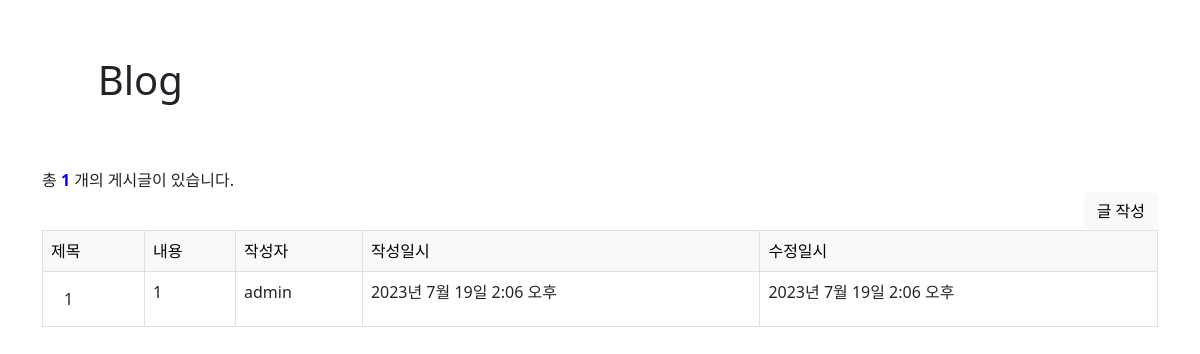
Page /blog/ on the earlier database version.
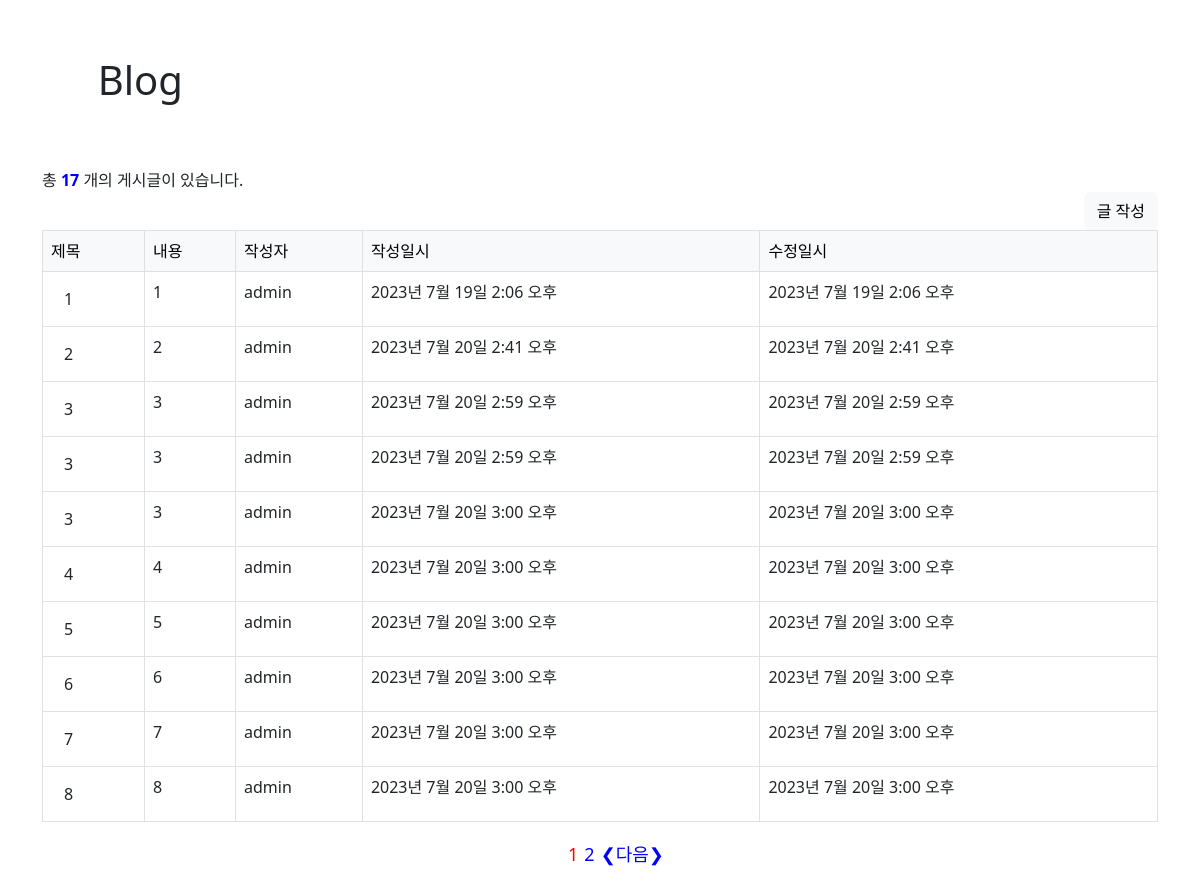
Same page on the later database version.
### blog/models.py (models this page shows)
class Post(models.Model):
    title = models.CharField(max_length=30)
    content = models.TextField()
    writer = models.ForeignKey(User, on_delete=models.CASCADE)
    created_at = models.DateTimeField(auto_now_add=True)
    updated_at = models.DateTimeField(auto_now=True)

### user/models.py (models this page shows)
class User(AbstractUser):
    username = None
    userId = models.CharField(unique=True, max_length=20) # email 값이 기본키가 된다
    name = models.CharField(max_length=50, null=True, blank=True)
    is_staff = models.BooleanField(default=False)
    is_superuser = models.BooleanField(default=False)
    is_active = models.BooleanField(default=True)
    last_login = models.DateTimeField(null=True, blank=True)
    date_joined = models.DateTimeField(auto_now_add=True)
    USERNAME_FIELD = 'userId'
    REQUIRED_FIELDS = [] # superuser 만들때 필요
    objects = UserManager()

### blog/views.py (the view)
# urls.py: path("", views.Index.as_view(), name='list'),
class Index(View):
    def get(self, request):
        post_objs = Post.objects.all()
        page = request.GET.get('page')
        paginator = Paginator(post_objs, 10)
        try:
            page_objs = paginator.page(page)
        except PageNotAnInteger:
            page = 1
            page_objs = paginator.page(page)
        except EmptyPage:
            page = paginator.num_pages
            page_objs = paginator.page(page)
        leftIndex = (int(page) - 2)
        if leftIndex < 1:
            leftIndex = 1
        rightIndex = (int(page) + 2)
        if rightIndex > paginator.num_pages:
            rightIndex = paginator.num_pages
        custom_range = range(leftIndex, rightIndex+1)
        context = {
            'posts': post_objs,
            'title': 'Blog',
            'page_objs': page_objs,
            'paginator': paginator,
            'custom_range': custom_range
        }
        return render(request, 'blog/post_list.html', context)

### blog/templates/blog/post_list.html (shortened to what this page needs)
{% extends 'base.html' %}
{% block content %}
    <form action="{% url 'blog:write' %}" method="get">
        총 <span style="color: blue; font-weight: bold;">{{posts.count}}</span> 개의 게시글이 있습니다.
        <div class="write-form">
            <input type="submit" class="btn btn-light" value="글 작성">
        </div>
    </form>
    {% if posts %}
            <table class="table table-bordered">
                <thead class="table-light">
                    <tr>
                        <td>제목</td>
                        <td>내용</td>
                        <td>작성자</td>
                        <td>작성일시</td>
                        <td>수정일시</td>
                    </tr>
                </thead>
                <tbody>
                    {% for post in page_objs %}
                    <tr>
                        <td><a href="{% url 'blog:detail' pk=post.pk %}" class="btn">{{ post.title }}</a></td>
                        <td>{{ post.content }}</td>
                        <td>{{ post.writer }}</td>
                        <td>{{ post.created_at }}</td>
                        <td>{{ post.updated_at }}</td>
                    </tr>
                    {% endfor %}
                </tbody>
            </table>
            <div style="font-size: large;">
                {% if page_objs.has_other_pages %}
                    <ul style="display:flex; justify-content: center; list-style:none;">
                        {% for page in custom_range %}
                        {% if page == page_objs.number %}
                            <li style="margin:3px;"><a style="text-decoration:none; color: red;" href="?page={{page}}">{{page}}</a></li>
                        {% else %}
                            <li style="margin:3px;"><a style="text-decoration:none; color: blue;" href="?page={{page}}">{{page}}</a></li>
                        {% endif %}
                        {% endfor %}
                        {% if page_objs.has_next %}
                            <li style="margin:3px;"><a style="text-decoration:none; color: blue;" href="?page={{page_objs.next_page_number}}">&#10094;다음&#10095;</a></li>
                        {% endif %}
                    </ul>
                {% endif %}
            </div>
    {% else %}
        <p>작성된 게시물이 없습니다.</p>
    {% endif %}
{% endblock %}

### templates/base.html (shortened to what this page needs)
<!DOCTYPE html>
<html lang="ko-KR">
{% load static %}
<head>
    <link href="https://cdn.jsdelivr.net/npm/bootstrap@5.2.3/dist/css/bootstrap.min.css" rel="stylesheet">
</head>
<body>
    <div class="container">
        <div class="header">
            <h1>Blog</h1>
        </div>
            {% block content %}
        {% endblock %}
    </div>
</body>
</html>

### templates/base.html (style rules this page uses)
.header { display: flex; justify-content: space-between; margin: 5%; }
.write-form { display: flex; flex-direction: row-reverse; }

Differences in the rows shown:
added Post: title "2", content "2", writer "admin", created_at "2023년 7월 20일 2:41 오후", updated_at "2023년 7월 20일 2:41 오후"
added Post: title "3", content "3", writer "admin", created_at "2023년 7월 20일 2:59 오후", updated_at "2023년 7월 20일 2:59 오후"
added Post: title "3", content "3", writer "admin", created_at "2023년 7월 20일 2:59 오후", updated_at "2023년 7월 20일 2:59 오후"
added Post: title "3", content "3", writer "admin", created_at "2023년 7월 20일 3:00 오후", updated_at "2023년 7월 20일 3:00 오후"
added Post: title "4", content "4", writer "admin", created_at "2023년 7월 20일 3:00 오후", updated_at "2023년 7월 20일 3:00 오후"
added Post: title "5", content "5", writer "admin", created_at "2023년 7월 20일 3:00 오후", updated_at "2023년 7월 20일 3:00 오후"
added Post: title "6", content "6", writer "admin", created_at "2023년 7월 20일 3:00 오후", updated_at "2023년 7월 20일 3:00 오후"
added Post: title "7", content "7", writer "admin", created_at "2023년 7월 20일 3:00 오후", updated_at "2023년 7월 20일 3:00 오후"
added Post: title "8", content "8", writer "admin", created_at "2023년 7월 20일 3:00 오후", updated_at "2023년 7월 20일 3:00 오후"
Other differences:
{{ posts.count }}: "1" → "17"
new list line: "1"
new list line: "2"
text now shown: "❮다음❯"
